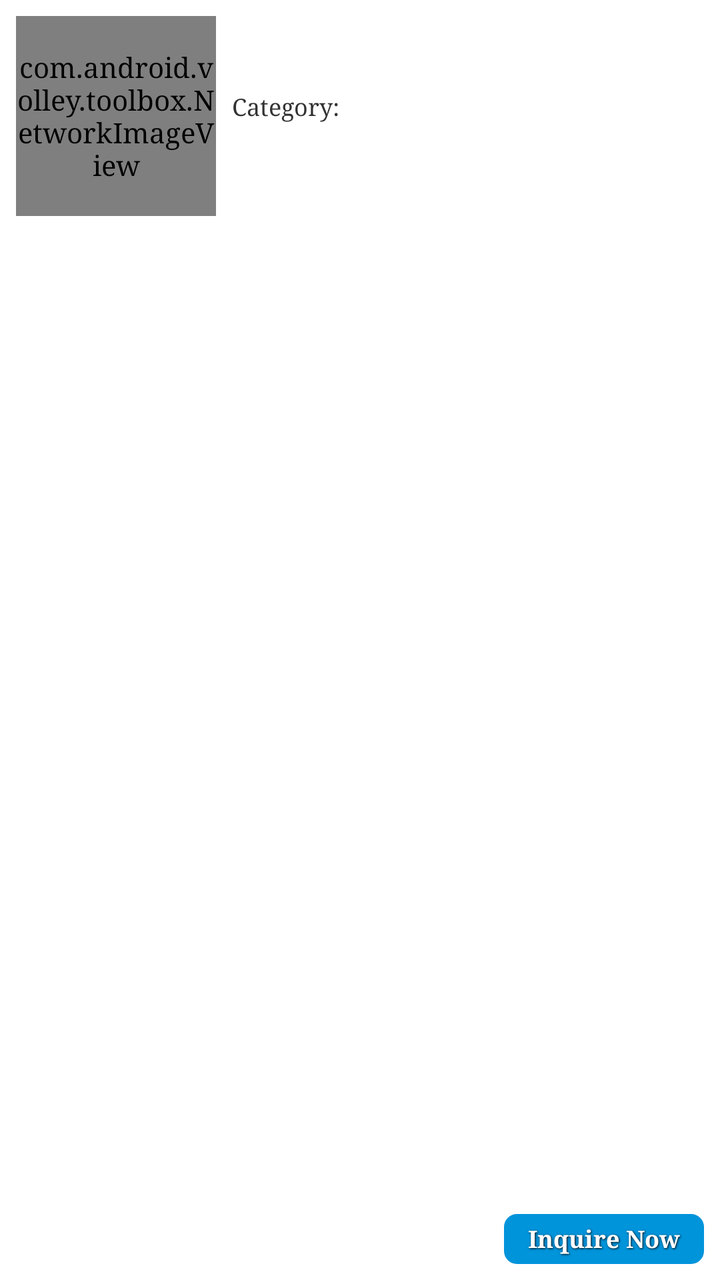
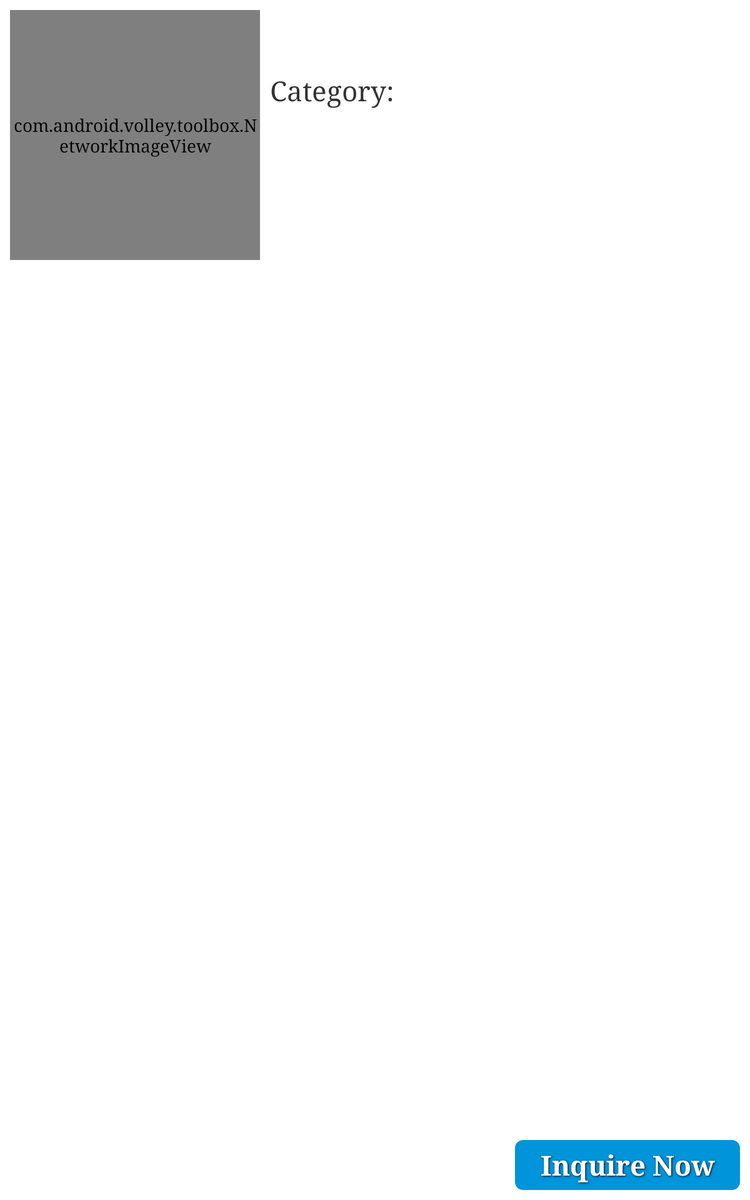

The same Android screen from two of the app's own layout files: first res/layout/ as a phone draws it, then the repository's variant for another configuration, drawn on a device whose configuration selects that folder. Both files follow.
<!-- AndroidManifest.xml: application theme MyTheme -->
<!-- res/layout/supplier_list_row.xml -->
<?xml version="1.0" encoding="utf-8"?>
<RelativeLayout xmlns:android="http://schemas.android.com/apk/res/android"
android:layout_width="fill_parent"
android:layout_height="wrap_content"
android:background="@drawable/list_row_selector"
android:padding="8dp" >


<com.android.volley.toolbox.NetworkImageView
    android:id="@+id/thumbnail"
    android:layout_width="100dp"
    android:layout_height="100dp"
    android:layout_alignParentLeft="true"
    android:layout_marginRight="8dp" />


<TextView
    android:id="@+id/product_name"
    android:layout_width="fill_parent"
    android:layout_height="wrap_content"
    android:textColor="#0F54AF"
    android:layout_alignTop="@+id/thumbnail"
    android:layout_toRightOf="@+id/thumbnail"
    android:textSize="13dp"
    android:textStyle="bold" />


<TextView
    android:id="@+id/product_id"
    android:visibility="invisible"
    android:layout_width="fill_parent"
    android:layout_height="wrap_content"
    android:layout_below="@id/product_name"
    android:layout_marginTop="1dip"
    android:layout_toRightOf="@+id/thumbnail"
    />


<TextView
    android:layout_toRightOf="@+id/thumbnail"
    android:id="@+id/supplier"
    android:layout_below="@+id/product_id"
    android:text="Category:"
    android:textSize="12dip"
    android:layout_width="wrap_content"
    android:layout_height="wrap_content" />



<TextView
    android:id="@+id/cat_name"
    android:layout_width="match_parent"
    android:textStyle="bold"
    android:textColor="#0F54AF"
    android:layout_marginLeft="5dp"
    android:layout_height="wrap_content"
    android:layout_below="@+id/product_id"
    android:layout_toRightOf="@+id/supplier"
    android:textSize="12dip" />



<TextView
    android:layout_width="wrap_content"
    android:id="@+id/category_id"
    android:visibility="invisible"
    android:layout_height="wrap_content" />



<TextView
    android:visibility="invisible"
    android:id="@+id/catindex"
    android:layout_width="wrap_content"
    android:layout_height="wrap_content" />

    <TextView
        android:id="@+id/count123"
        android:visibility="invisible"
        android:layout_width="wrap_content"
        android:layout_height="wrap_content" />

    <Button
        android:text="Inquire Now"
        android:layout_alignParentRight="true"
        android:layout_alignParentBottom="true"
        android:layout_marginTop="5dp"
        android:textScaleX="1"
        android:textSize="12sp"
        android:padding="3dp"
        android:layout_height="25dp"
        android:layout_width="100dp"
        android:background="@drawable/layout_bg"
        style="@style/button_text"
        android:id="@+id/inquiry"
        />

</RelativeLayout>
<!-- resources referenced by this layout -->
<resources>
  <!-- drawable layout_bg (drawable) -->
  <?xml version="1.0" encoding="utf-8" ?>
  <selector xmlns:android="http://schemas.android.com/apk/res/android">
      <item android:state_pressed="true" >
          <shape>
              <solid
                  android:color="#0094DB" />
              <stroke
                  android:width="1dp"
                  android:color="#0094DB" />
              <corners
                  android:radius="6dp" />
              <padding
                  android:left="10dp"
                  android:top="10dp"
                  android:right="10dp"
                  android:bottom="10dp" />
          </shape>
      </item>
      <item>
          <shape>
              <gradient
                  android:startColor="#0094DB"
                  android:endColor="#0094DB"
                  android:angle="270" />
              <stroke
                  android:width="1dp"
                  android:color="#0094DB" />
              <corners
                  android:radius="6dp" />
              <padding
                  android:left="10dp"
                  android:top="10dp"
                  android:right="10dp"
                  android:bottom="10dp" />
          </shape>
      </item>
  </selector>
  <!-- from res/values-normal/ -->
  <style name="button_text">
          <item name="android:layout_centerHorizontal">true</item>
          <item name="android:textColor">@android:color/white</item>
          <item name="android:textSize">18dp</item>
          <item name="android:textStyle">bold</item>
          <item name="android:layout_height">wrap_content</item>
          <item name="android:layout_gravity">center_horizontal</item>
          <item name="android:layout_width">190dp</item>
          <item name="android:shadowColor">#000000</item>
          <item name="android:shadowDx">1</item>
          <item name="android:shadowDy">1</item>
          <item name="android:shadowRadius">2</item>
      </style>
  <!-- from res/values-normal/ -->
  <style name="MyTheme" parent="@android:style/Theme.Holo.Light">
          <item name="android:actionBarStyle">@style/MyActionBar</item>
          <item name="android:typeface">serif</item>
          <item name="android:actionButtonStyle">@style/ActionButtonStyle</item>
      </style>
  <!-- from res/values-normal/ -->
  <style name="MyActionBar" parent="@android:style/Widget.Holo.Light.ActionBar">
          <item name="android:background">@android:color/white</item>
          <item name="android:displayOptions">showHome|homeAsUp|showTitle</item>
          <item name="displayOptions">showHome|homeAsUp|showTitle</item>
          <item name="android:icon">@android:color/transparent</item>
          <item name="android:titleTextStyle">@style/MyTheme.ActionBar.TitleTextStyle</item>
  
      </style>
  <!-- from res/values-normal/ -->
  <style name="ActionButtonStyle" parent="@android:style/Widget.Holo.Light.ActionButton">
          <item name="android:minWidth">5dip</item>
          <item name="android:paddingLeft">5dip</item>
          <item name="android:paddingRight">5dip</item>
      </style>
  <!-- from res/values-normal/ -->
  <style name="MyTheme.ActionBar.TitleTextStyle" parent="@android:style/TextAppearance.Holo.Widget.ActionBar.Title">
          <item name="android:textColor">@android:color/transparent</item>
          <item name="android:textSize">0dp</item>
          <item name="android:textStyle">bold</item>
      </style>
</resources>
<!-- res/layout-large/supplier_list_row.xml (the repository's variant of the layout above) -->
<!-- drawn on a 7-inch tablet held upright -->
<?xml version="1.0" encoding="utf-8"?>
<RelativeLayout xmlns:android="http://schemas.android.com/apk/res/android"
android:layout_width="fill_parent"
android:layout_height="wrap_content"
android:background="@drawable/list_row_selector"
android:padding="8dp" >


<com.android.volley.toolbox.NetworkImageView
    android:id="@+id/thumbnail"
    android:layout_width="200dp"
    android:layout_height="200dp"
    android:layout_alignParentLeft="true"
    android:layout_marginRight="8dp" />


<TextView
    android:id="@+id/product_name"
    android:layout_width="fill_parent"
    android:layout_height="wrap_content"
    android:textColor="#0F54AF"
    android:layout_alignTop="@+id/thumbnail"
    android:layout_toRightOf="@+id/thumbnail"
    android:textSize="22dp"
    android:textStyle="bold" />


<TextView
    android:id="@+id/product_id"
    android:visibility="invisible"
    android:layout_width="fill_parent"
    android:layout_height="wrap_content"
    android:layout_below="@id/product_name"
    android:layout_marginTop="1dip"
    android:layout_toRightOf="@+id/thumbnail"
    />


<TextView
    android:layout_toRightOf="@+id/thumbnail"
    android:id="@+id/supplier"
    android:layout_below="@+id/product_id"
    android:text="Category:"
    android:textSize="22dp"
    android:layout_width="wrap_content"
    android:layout_height="wrap_content" />



<TextView
    android:id="@+id/cat_name"
    android:layout_width="match_parent"
    android:textStyle="bold"
    android:textColor="#0F54AF"
    android:layout_marginLeft="5dp"
    android:layout_height="wrap_content"
    android:layout_below="@+id/product_id"
    android:layout_toRightOf="@+id/supplier"
    android:textSize="22dp" />



<TextView
    android:layout_width="wrap_content"
    android:id="@+id/category_id"
    android:visibility="invisible"
    android:layout_height="wrap_content" />



<TextView
    android:visibility="invisible"
    android:id="@+id/catindex"
    android:layout_width="wrap_content"
    android:layout_height="wrap_content" />

    <TextView
        android:id="@+id/count123"
        android:visibility="invisible"
        android:layout_width="wrap_content"
        android:layout_height="wrap_content" />

    <Button
        android:text="Inquire Now"
        android:layout_below="@+id/image"
        android:textSize="22dp"
        android:padding="5dp"
        android:layout_height="40dp"
        android:layout_width="180dp"
        android:layout_alignParentBottom="true"
        android:layout_alignParentRight="true"
        android:background="@drawable/layout_bg"
        style="@style/button_tablet"
        android:id="@+id/inquiry"
        />

</RelativeLayout>
<!-- resources referenced by the variant -->
<!-- as a 7-inch tablet held upright resolves them -->
<resources>
  <!-- drawable layout_bg (drawable) -->
  <?xml version="1.0" encoding="utf-8" ?>
  <selector xmlns:android="http://schemas.android.com/apk/res/android">
      <item android:state_pressed="true" >
          <shape>
              <solid
                  android:color="#0094DB" />
              <stroke
                  android:width="1dp"
                  android:color="#0094DB" />
              <corners
                  android:radius="6dp" />
              <padding
                  android:left="10dp"
                  android:top="10dp"
                  android:right="10dp"
                  android:bottom="10dp" />
          </shape>
      </item>
      <item>
          <shape>
              <gradient
                  android:startColor="#0094DB"
                  android:endColor="#0094DB"
                  android:angle="270" />
              <stroke
                  android:width="1dp"
                  android:color="#0094DB" />
              <corners
                  android:radius="6dp" />
              <padding
                  android:left="10dp"
                  android:top="10dp"
                  android:right="10dp"
                  android:bottom="10dp" />
          </shape>
      </item>
  </selector>
  <!-- from res/values-large/ -->
  <style name="button_tablet">
          <item name="android:layout_centerHorizontal">true</item>
          <item name="android:textColor">@android:color/white</item>
          <item name="android:textSize">24dp</item>
          <item name="android:textStyle">bold</item>
          <item name="android:layout_gravity">center_horizontal</item>
          <item name="android:layout_height">wrap_content</item>
          <item name="android:layout_width">290dp</item>
          <item name="android:shadowColor">#000000</item>
          <item name="android:shadowDx">1</item>
          <item name="android:shadowDy">1</item>
          <item name="android:shadowRadius">2</item>
      </style>
  <!-- from res/values-large/ -->
  <style name="MyTheme" parent="@android:style/Theme.Holo.Light">
          <item name="android:actionBarStyle">@style/MyActionBar</item>
          <item name="android:typeface">serif</item>
  
  
      </style>
  <!-- from res/values-large/ -->
  <style name="MyActionBar" parent="@android:style/Widget.Holo.Light.ActionBar">
          <item name="android:background">@android:color/white</item>
          <item name="android:displayOptions">showHome|homeAsUp|showTitle</item>
          <item name="displayOptions">showHome|homeAsUp|showTitle</item>
          <item name="android:icon">@android:color/transparent</item>
          <item name="android:titleTextStyle">@style/MyTheme.ActionBar.TitleTextStyle</item>
  
      </style>
  <!-- from res/values-large/ -->
  <style name="MyTheme.ActionBar.TitleTextStyle" parent="@android:style/TextAppearance.Holo.Widget.ActionBar.Title">
          <item name="android:textColor">@android:color/transparent</item>
          <item name="android:textSize">0dp</item>
          <item name="android:textStyle">bold</item>
      </style>
</resources>
